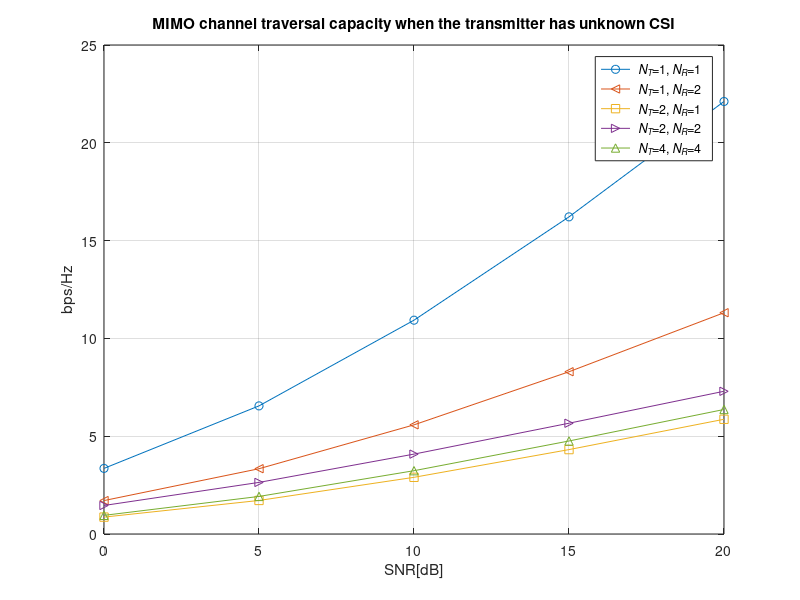

Write the MATLAB code that produced this figure.
% Ergodic_Capacity_vs_SNR.m
% Fig.9.6
clear; close all; clc;
SNR_dB=0:5:20;
SNR_linear=10.^(SNR_dB/10.);
N_iter=1000;
for Icase=1:5
    if Icase==1
        nT=4;
        nR=4;      % 4x4
    elseif Icase==2
        nT=2;
        nR=2;     % 2x2
    elseif Icase==3
        nT=1;
        nR=1;     % 1x1
    elseif Icase==4
        nT=1;
        nR=2;     % 1x2
    else
        nT=2;
        nR=1;      % 2x1
    end
    n=min(nT,nR);
    I = eye(n);
    C(Icase,:) = zeros(1,length(SNR_dB));
    for iter=1:N_iter
        H = sqrt(0.5)*(randn(nR,nT)+1i*randn(nR,nT));
        if nR>=nT
            HH = H'*H;
        else
            HH = H*H';
        end
        for i=1:length(SNR_dB) %random channel generation
            C(Icase,i) = C(Icase,i)+log2(real(det(I+SNR_linear(i)/nT*HH)));
        end
    end
end
C = C/N_iter;
figure
plot(SNR_dB,C(1,:),'-o', SNR_dB,C(2,:),'-<', SNR_dB,C(3,:),'-s',SNR_dB,C(4,:),'->', SNR_dB,C(5,:),'-^');
xlabel('SNR[dB]');
ylabel('bps/Hz');
set(gca,'fontsize',10);
grid on
s1='{\it N_T}=1,{\it N_R}=1';
s2='{\it N_T}=1,{\it N_R}=2';
s3='{\it N_T}=2,{\it N_R}=1';
s4='{\it N_T}=2,{\it N_R}=2';
s5='{\it N_T}=4,{\it N_R}=4';
legend(s1,s2,s3,s4,s5,'Location','best')
title('MIMO channel traversal capacity when the transmitter has unknown CSI')